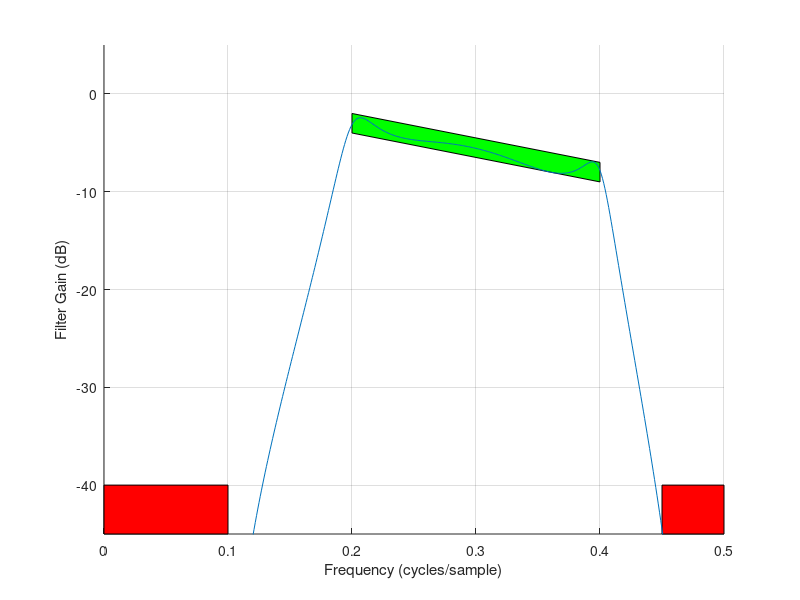

The MATLAB script that drew this image:
%% ECE486 Lab 3 - Task 2
% Script to design bandpass filter to pass frequencies within 0.10 <= f <=
% 0.25 and attenuate frequencies f<=0.05 and f>=0.32 by at least 35 dB.
%
% Authors: Jacob Allenwood, Travis Russell, Jeremiah Simonsen
% ECE 486 - Laboratory 3
% March 10, 2015

%% Generate filter coefficients
pf = [.2 .25 .3 .36 .4];			% pole frequencies
r = [.91 .5 .5 .4 .93];			% pole radii/magnitude
zf = [0 .1 0.48 0.5];			% zero frequencies
p = [r.*exp(1i*2*pi.*pf) r.*exp(-1i*2*pi.*pf)];	% generate actual poles
z = [1*exp(1i*2*pi.*zf) 1*exp(-1i*2*pi.*zf)];	% generate actual zeros
a = poly(p);					% denominator polynomial coefficients
b = poly(z);					% numerator polynomial coefficients

%% Evaluate the transfer function
% Using loops allows for any number of poles and zeros in the calculation.
% There really should be some error checking (poles > zeros, etc.)
f = 0:.001:.5;				% Frequency span
num = zeros(1,length(f));	% Numerator - to be evaluated at each f
den = zeros(1,length(f));	% Denominator - to be evaluated at each f
% Calculate denominator
for k=1:length(a)
	den = den + a(k)*exp(-1i*2*pi*(k-1).*f);
end
% Calculate numerator
for k=1:length(b)
	num = num + b(k)*exp(-1i*2*pi*(k-1).*f);
end
G1 = num ./ den;

% For reference, 2nd order looks like:
% G1 = (b(1) + b(2)*exp(-1i*2*pi*f) + b(3)*exp(-1i*2*pi*2*f))./ ...
% 	 (a(1) + a(2)*exp(-1i*2*pi*f) + a(3)*exp(-1i*2*pi*2*f));

% Adjust with a gain factor
K = 1/max(abs(G1))-.0078;
G1 = K .* G1;

%% Generate the transfer function plot
figure(1); hold on;
% Patches to verify specifications
patch([0.2 0.2 0.4 0.4],[-4 -2 -7 -9],'g');
patch([0 0 0.1 0.1],[-45 -40 -40 -45],'r');
patch([0.45 0.45 0.5 0.5],[-45 -40 -40 -45],'r');
% Plot the filter transfer function
plot(f,20*log10(abs(G1))); grid on;
axis([0 0.5 -45 5]);
xlabel('Frequency (cycles/sample)'); ylabel('Filter Gain (dB)');
